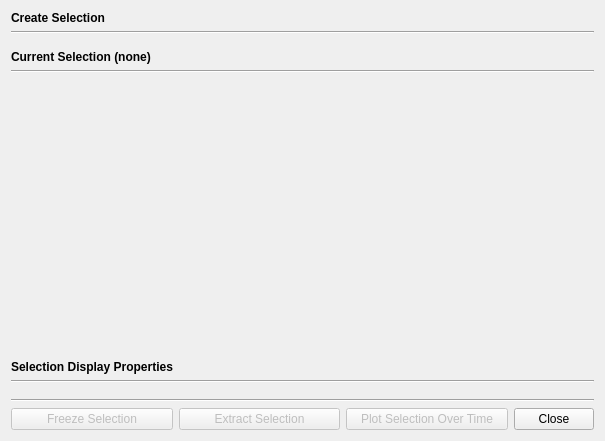
<?xml version="1.0" encoding="UTF-8"?>
<ui version="4.0">
 <class>FindDataDialog</class>
 <widget class="QDialog" name="FindDataDialog">
  <property name="geometry">
   <rect>
    <x>0</x>
    <y>0</y>
    <width>605</width>
    <height>441</height>
   </rect>
  </property>
  <property name="windowTitle">
   <string>Find Data</string>
  </property>
  <layout class="QVBoxLayout" name="verticalLayout">
   <item>
    <widget class="QLabel" name="label_5">
     <property name="font">
      <font>
       <weight>75</weight>
       <bold>true</bold>
      </font>
     </property>
     <property name="text">
      <string>Create Selection</string>
     </property>
    </widget>
   </item>
   <item>
    <widget class="Line" name="line">
     <property name="orientation">
      <enum>Qt::Horizontal</enum>
     </property>
    </widget>
   </item>
   <item>
    <widget class="pqFindDataCreateSelectionFrame" name="createSelectionFrame" native="true"/>
   </item>
   <item>
    <spacer name="verticalSpacer">
     <property name="orientation">
      <enum>Qt::Vertical</enum>
     </property>
     <property name="sizeType">
      <enum>QSizePolicy::Fixed</enum>
     </property>
     <property name="sizeHint" stdset="0">
      <size>
       <width>20</width>
       <height>4</height>
      </size>
     </property>
    </spacer>
   </item>
   <item>
    <widget class="QLabel" name="currentSelectionLabel">
     <property name="font">
      <font>
       <weight>75</weight>
       <bold>true</bold>
      </font>
     </property>
     <property name="text">
      <string>Current Selection (none)</string>
     </property>
    </widget>
   </item>
   <item>
    <widget class="Line" name="line_2">
     <property name="orientation">
      <enum>Qt::Horizontal</enum>
     </property>
    </widget>
   </item>
   <item>
    <widget class="pqFindDataCurrentSelectionFrame" name="currentSelectionFrame" native="true">
     <property name="sizePolicy">
      <sizepolicy hsizetype="Preferred" vsizetype="Expanding">
       <horstretch>0</horstretch>
       <verstretch>0</verstretch>
      </sizepolicy>
     </property>
    </widget>
   </item>
   <item>
    <spacer name="verticalSpacer_2">
     <property name="orientation">
      <enum>Qt::Vertical</enum>
     </property>
     <property name="sizeType">
      <enum>QSizePolicy::Fixed</enum>
     </property>
     <property name="sizeHint" stdset="0">
      <size>
       <width>20</width>
       <height>4</height>
      </size>
     </property>
    </spacer>
   </item>
   <item>
    <widget class="QLabel" name="label_3">
     <property name="font">
      <font>
       <weight>75</weight>
       <bold>true</bold>
      </font>
     </property>
     <property name="text">
      <string>Selection Display Properties</string>
     </property>
    </widget>
   </item>
   <item>
    <widget class="Line" name="line_3">
     <property name="orientation">
      <enum>Qt::Horizontal</enum>
     </property>
    </widget>
   </item>
   <item>
    <widget class="pqFindDataSelectionDisplayFrame" name="selectionDisplayFrame" native="true"/>
   </item>
   <item>
    <spacer name="verticalSpacer_3">
     <property name="orientation">
      <enum>Qt::Vertical</enum>
     </property>
     <property name="sizeType">
      <enum>QSizePolicy::Fixed</enum>
     </property>
     <property name="sizeHint" stdset="0">
      <size>
       <width>20</width>
       <height>4</height>
      </size>
     </property>
    </spacer>
   </item>
   <item>
    <widget class="Line" name="line_4">
     <property name="orientation">
      <enum>Qt::Horizontal</enum>
     </property>
    </widget>
   </item>
   <item>
    <layout class="QHBoxLayout" name="horizontalLayout_3">
     <item>
      <widget class="QPushButton" name="freezeSelection">
       <property name="enabled">
        <bool>false</bool>
       </property>
       <property name="sizePolicy">
        <sizepolicy hsizetype="Minimum" vsizetype="Fixed">
         <horstretch>0</horstretch>
         <verstretch>0</verstretch>
        </sizepolicy>
       </property>
       <property name="toolTip">
        <string>&lt;p&gt;Freeze the selection to select the currently selected elements by IDs instead of the current selection criteria&lt;/p&gt;</string>
       </property>
       <property name="text">
        <string>Freeze Selection</string>
       </property>
      </widget>
     </item>
     <item>
      <widget class="QPushButton" name="extractSelection">
       <property name="enabled">
        <bool>false</bool>
       </property>
       <property name="toolTip">
        <string>&lt;p&gt;Create a new &lt;b&gt;Extract Selection&lt;/b&gt; filter to extract the current selection&lt;/p&gt;</string>
       </property>
       <property name="text">
        <string>Extract Selection</string>
       </property>
      </widget>
     </item>
     <item>
      <widget class="QPushButton" name="extractSelectionOverTime">
       <property name="enabled">
        <bool>false</bool>
       </property>
       <property name="toolTip">
        <string>&lt;p&gt;Create a new &lt;b&gt;Plot Selection Over Time&lt;/b&gt; filter to plot the current selection over time&lt;/p&gt;</string>
       </property>
       <property name="text">
        <string>Plot Selection Over Time</string>
       </property>
      </widget>
     </item>
     <item>
      <widget class="QDialogButtonBox" name="buttonBox">
       <property name="sizePolicy">
        <sizepolicy hsizetype="Maximum" vsizetype="Fixed">
         <horstretch>0</horstretch>
         <verstretch>0</verstretch>
        </sizepolicy>
       </property>
       <property name="orientation">
        <enum>Qt::Horizontal</enum>
       </property>
       <property name="standardButtons">
        <set>QDialogButtonBox::Close</set>
       </property>
      </widget>
     </item>
    </layout>
   </item>
  </layout>
 </widget>
 <customwidgets>
  <customwidget>
   <class>pqFindDataCreateSelectionFrame</class>
   <extends>QWidget</extends>
   <header>pqFindDataCreateSelectionFrame.h</header>
   <container>1</container>
  </customwidget>
  <customwidget>
   <class>pqFindDataCurrentSelectionFrame</class>
   <extends>QWidget</extends>
   <header>pqFindDataCurrentSelectionFrame.h</header>
   <container>1</container>
  </customwidget>
  <customwidget>
   <class>pqFindDataSelectionDisplayFrame</class>
   <extends>QWidget</extends>
   <header>pqFindDataSelectionDisplayFrame.h</header>
   <container>1</container>
  </customwidget>
 </customwidgets>
 <resources>
  <include location="../../../Widgets/Resources/QtWidgets.qrc"/>
  <include location="../../../ApplicationComponents/Resources/pqApplicationComponents.qrc"/>
  <include location="../pqComponents.qrc"/>
 </resources>
 <connections>
  <connection>
   <sender>buttonBox</sender>
   <signal>accepted()</signal>
   <receiver>FindDataDialog</receiver>
   <slot>accept()</slot>
   <hints>
    <hint type="sourcelabel">
     <x>248</x>
     <y>254</y>
    </hint>
    <hint type="destinationlabel">
     <x>157</x>
     <y>274</y>
    </hint>
   </hints>
  </connection>
  <connection>
   <sender>buttonBox</sender>
   <signal>rejected()</signal>
   <receiver>FindDataDialog</receiver>
   <slot>reject()</slot>
   <hints>
    <hint type="sourcelabel">
     <x>316</x>
     <y>260</y>
    </hint>
    <hint type="destinationlabel">
     <x>286</x>
     <y>274</y>
    </hint>
   </hints>
  </connection>
 </connections>
</ui>
